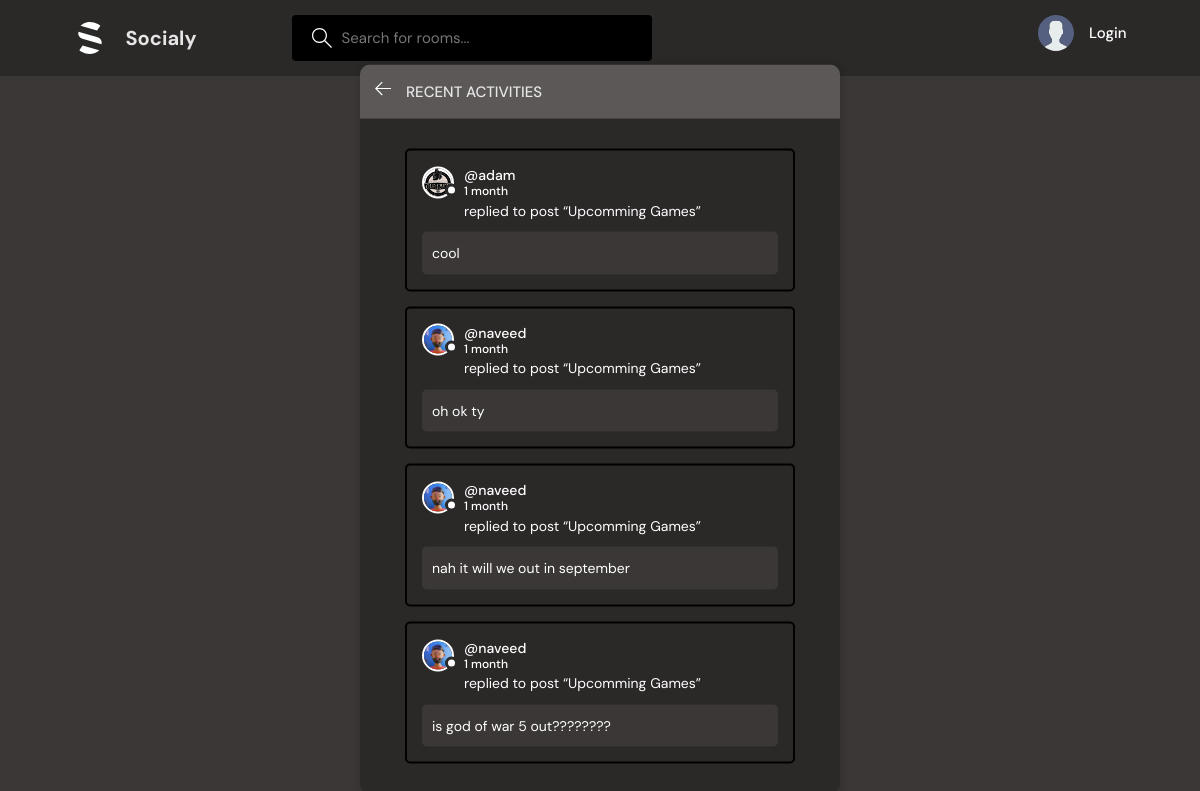
The page /activity/ on the database its author committed.
### base/models.py (models this page shows, shortened)
class Message(models.Model):
    user = models.ForeignKey(User, on_delete=models.CASCADE)
    room = models.ForeignKey(Room, on_delete=models.CASCADE)
    body = models.TextField()
    updated = models.DateTimeField(auto_now=True)
    created = models.DateTimeField(auto_now_add=True)
    class Meta:
        ordering = ['-updated', '-created']

class User(AbstractUser):
    name = models.CharField(max_length=200, null=True)
    email = models.EmailField(unique=True, null=True)
    bio = models.TextField(null=True)
    avatar = models.ImageField(null=True, default="avatar.svg")
    USERNAME_FILED = 'email'
    REQUIRED_FIELDS = []

class Room(models.Model):
    host = models.ForeignKey(User, on_delete=models.SET_NULL, null=True)
    topic = models.ForeignKey(Topic, on_delete=models.SET_NULL, null=True)
    name = models.CharField(max_length=200)
    description = models.TextField(null=True, blank=True)
    participants = models.ManyToManyField(User, related_name='participants', blank=True)
    updated = models.DateTimeField(auto_now=True)
    created = models.DateTimeField(auto_now_add=True)
    class Meta:
        ordering = ['-updated', '-created']
    def __str__(self):
        return self.name

### base/views.py (the view)
# urls.py: path('activity/', views.activityPage, name='activity'),
def activityPage(request):
    room_messages = Message.objects.all()
    return render(request, 'base/activity.html', {'room_messages': room_messages})

### base/templates/base/activity.html (shortened to what this page needs)
{% extends 'main.html' %}
{% block content %}
    <main class="layout">
      <div class="container">
        <div class="layout__box">
          <div class="layout__boxHeader">
            <div class="layout__boxTitle">
              <a href="{% url 'home' %}">
                <svg version="1.1" xmlns="http://www.w3.org/2000/svg" width="32" height="32" viewBox="0 0 32 32">
                  <title>arrow-left</title>
                  <path
                    d="M13.723 2.286l-13.723 13.714 13.719 13.714 1.616-1.611-10.96-10.96h27.625v-2.286h-27.625l10.965-10.965-1.616-1.607z"
                  ></path>
                </svg>
              </a>
              <h3>Recent Activities</h3>
            </div>
          </div>
          <div class="activities-page layout__body">
            {% for message in room_messages.all|slice:":5" %}
                <div class="activities__box">
                <div class="activities__boxHeader roomListRoom__header">
                    <a href="{% url 'user-profile' message.user.id %}" class="roomListRoom__author">
                    <div class="avatar avatar--small">
                        <img src="{{message.user.avatar.url}}" />
                    </div>
                    <p>
                        @{{message.user}}
                        <span>{{message.created | timesince}}</span>
                    </p>
                    </a>
                </div>
                <div class="activities__boxContent">
                    <p>replied to post “<a href="{% url 'room' message.room.id %}">{{message.room}}</a>”</p>
                    <div class="activities__boxRoomContent">
                        {{message.body}}
                    </div>
                </div>
                </div>
            {% endfor %}
          </div>
        </div>
      </div>
    </main>
{% endblock %}

### static/styles/style.css (style rules this page uses)
:root { --color-main: #ffffff; --color-main-light: #e1f6fb; --color-dark: #2b2828; --color-dark-medium: rgb(0, 0, 0); --color-dark-light: rgb(92, 88, 88); --color-light: #e5e5e5; --color-gray: #ffffff; --color-light-gray: #ffffff; --color-bg: #3b3737; --color-success: #5dd693; --color-error: #fc4b0b; }
* { font-family: "DM Sans", -apple-system, BlinkMacSystemFont, "Segoe UI", Roboto, Oxygen, Ubuntu, Cantarell, "Open Sans", "Helvetica Neue", sans-serif; margin: 0; padding: 0; box-sizing: border-box; text-rendering: optimizeLegibility; font-size: inherit; }
html { font-size: 56.25%; }
@media only screen and (min-width: 1200px) { html { font-size: 62.5%; } }
body { line-height: 1.6; font-weight: 400; font-size: 1.5rem; color: var(--color-light-gray); background-color: var(--color-bg); min-height: 100vh; }
img { width: 100%; }
a { display: inline-block; color: var(--color-main); text-decoration: none; }
.container { max-width: 120rem; width: 90%; margin: auto; }
.avatar { position: relative; display: inline-block; border-radius: 50%; border: 2px solid var(--color-main); }
.avatar img { display: block; border-radius: 50%; object-fit: cover; object-position: center; }
.avatar::after { content: ""; display: block; position: absolute; background-color: var(--color-gray); z-index: 111; border-radius: 50%; border: 0.3rem solid var(--color-dark); }
.avatar.avatar--small img { width: 2.8rem; height: 2.8rem; }
.avatar.avatar--small:after { width: 0.7rem; height: 0.7rem; bottom: 0px; right: -6px; }
.layout { margin-top: 2.4rem; }
.layout > .container { display: flex; justify-content: space-between; align-items: flex-start; }
.layout__box { width: 90%; max-width: 48rem; min-height: 40rem; position: absolute; top: 50%; left: 50%; transform: translate(-50%, -46%); background-color: var(--color-dark); border-radius: 1rem; box-shadow: 1px 1px 6px 3px rgba(0, 0, 0, 0.1); overflow: hidden; }
.layout__boxHeader { display: flex; padding: 1.5rem; background-color: var(--color-dark-light); }
.layout__boxTitle { display: flex; gap: 1.5rem; align-items: center; }
.layout__boxTitle h3 { text-transform: uppercase; font-weight: 500; color: var(--color-light); }
.layout__boxTitle svg { width: 1.6rem; height: 1.6rem; fill: var(--color-main); }
.layout__body { margin: 3rem; }
.roomListRoom__header { display: flex; justify-content: space-between; align-items: center; }
.roomListRoom__author { font-weight: 500; display: flex; align-items: center; gap: 1rem; }
.activities__box { margin: 1.5rem; padding: 1.5rem; border: 2px solid var(--color-dark-medium); border-radius: 5px; }
.activities__boxHeader p { font-size: 1.4rem; line-height: 1.3; }
.activities__boxHeader p span { color: var(--color-gray); font-size: 1.2rem; display: block; }
.activities__boxContent { margin-left: 4.2rem; }
.activities__boxContent { font-size: 1.4rem; }
.activities__boxRoomContent { background: var(--color-bg); padding: 1rem; border-radius: 5px; margin-top: 1rem; margin-left: -4.2rem; }

### rows shown on the page
Message: user.avatar (picture), user "adam", created "1 month", room "Upcomming Games", body "cool"
Message: user.avatar (picture), user "naveed", created "1 month", room "Upcomming Games", body "oh ok ty"
Message: user.avatar (picture), user "naveed", created "1 month", room "Upcomming Games", body "nah it will we out in september"
Message: user.avatar (picture), user "naveed", created "1 month", room "Upcomming Games", body "is god of war 5 out????????"
